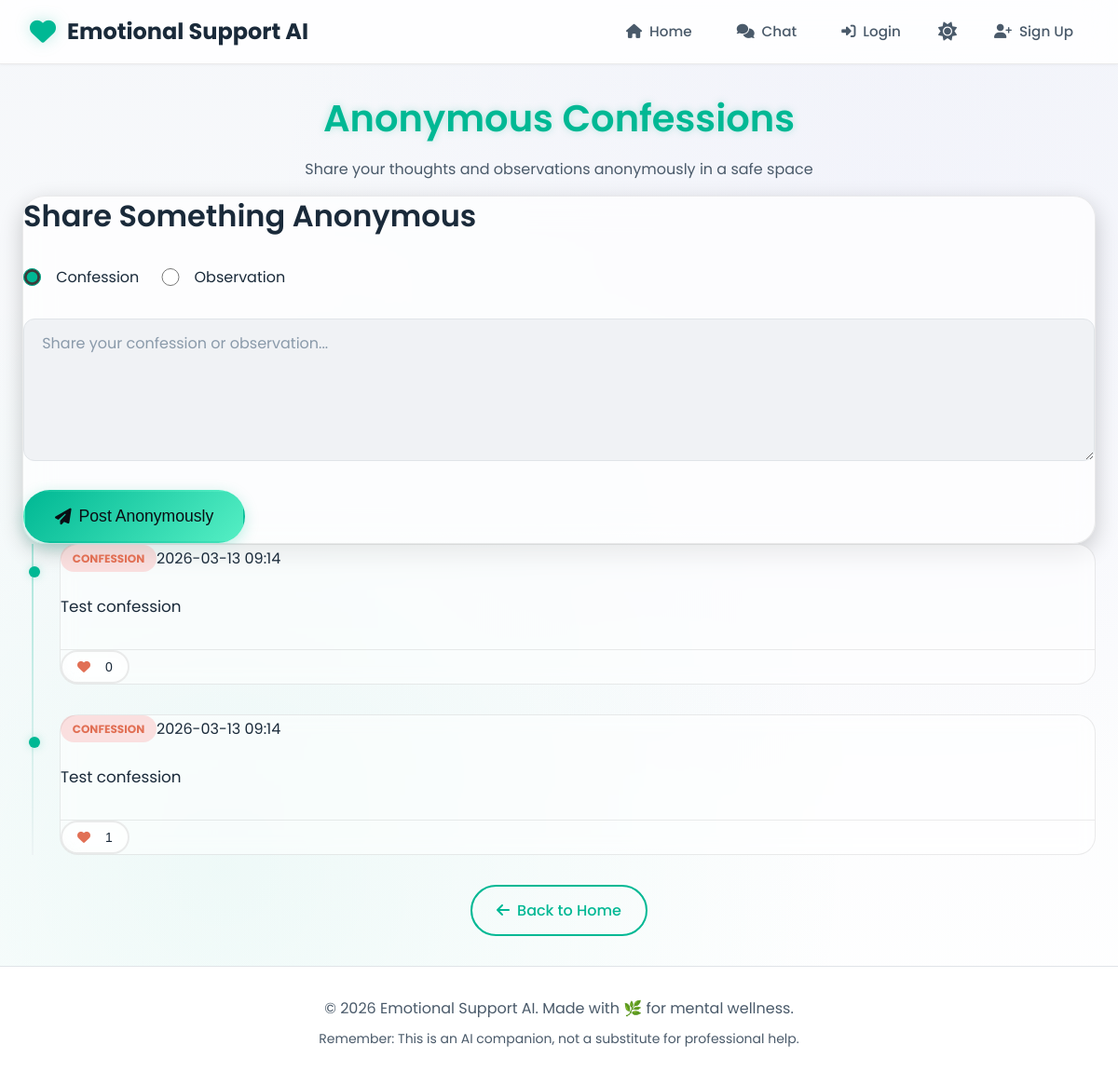
The app's page /confessions, older data.
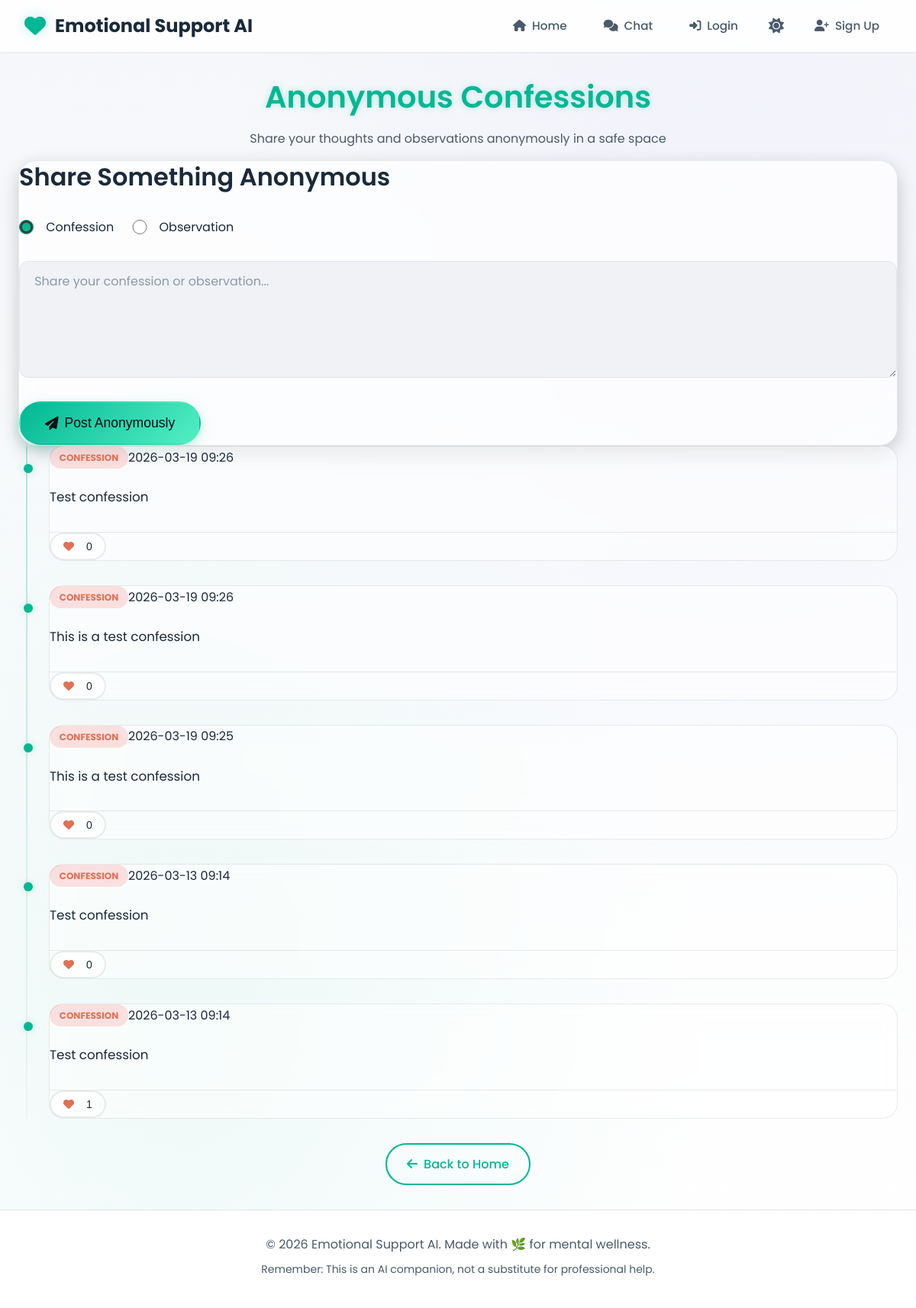
The same page, newer data.
### models.py (models this page shows, shortened)
class Confession(db.Model):
    id = db.Column(db.Integer, primary_key=True)
    content = db.Column(db.Text, nullable=False)
    post_type = db.Column(db.String(20), default='confession')  # 'confession' or 'observation'
    created_at = db.Column(db.DateTime, default=datetime.utcnow)
    likes = db.Column(db.Integer, default=0)

### app.py (the view)
@app.route('/confessions')
def confessions():
    from models import Confession
    all_confessions = Confession.query.order_by(Confession.created_at.desc()).all()
    return render_template('confessions.html', confessions=all_confessions)

### templates/confessions.html (shortened to what this page needs)
{% extends "base.html" %}
{% block content %}
<div class="container py-5">
    <div class="header text-center mb-5 animate-float">
        <h1 class="neon-text">Anonymous Confessions</h1>
        <p class="text-secondary">Share your thoughts and observations anonymously in a safe space</p>
    </div>
    <div class="glass-panel p-4 mb-5">
        <h2 class="h4 mb-4">Share Something Anonymous</h2>
        <form id="confessionForm">
            <div class="post-type-selector d-flex gap-3 mb-4">
                <div class="post-type-option d-flex align-center gap-2">
                    <input type="radio" id="confession" name="post_type" value="confession" checked>
                    <label for="confession" class="m-0">Confession</label>
                </div>
                <div class="post-type-option d-flex align-center gap-2">
                    <input type="radio" id="observation" name="post_type" value="observation">
                    <label for="observation" class="m-0">Observation</label>
                </div>
            </div>
            <textarea id="content" class="mb-3" placeholder="Share your confession or observation..." maxlength="1000" rows="5"></textarea>
            <button type="submit" class="btn btn-primary btn-lg" id="submitBtn">
                <i class="fas fa-paper-plane"></i> Post Anonymously
            </button>
        </form>
    </div>
    <div class="feed timeline" id="feed">
        {% if confessions %}
            {% for confession in confessions %}
            <div class="timeline-item">
                <div class="glass-card p-4" data-id="{{ confession.id }}">
                    <div class="d-flex justify-between align-center mb-3">
                        <span class="badge badge-{{ confession.post_type }}">
                            {{ confession.post_type }}
                        </span>
                        <span class="msg-time text-muted small">{{ confession.created_at.strftime('%Y-%m-%d %H:%M') }}</span>
                    </div>
                    <div class="msg-content mb-4 text-primary" style="font-size: 1.05rem; line-height: 1.6;">{{ confession.content }}</div>
                    <div class="confession-actions pt-3" style="border-top: 1px solid var(--glass-border);">
                        <button class="btn btn-sm btn-glass d-flex align-center gap-2" onclick="likeConfession({{ confession.id }})">
                            <i class="fas fa-heart text-error"></i>
                            <span class="like-count">{{ confession.likes }}</span>
                        </button>
                    </div>
                </div>
            </div>
            {% endfor %}
        {% else %}
            <div class="empty-state glass-panel p-5 text-center">
                <i class="fas fa-comment-slash fs-1 mb-3 text-muted"></i>
                <p class="text-muted">No confessions yet. Be the first to share!</p>
            </div>
        {% endif %}
    </div>
    <div class="text-center mt-5">
        <a href="{{ url_for('index') }}" class="btn btn-outline">
            <i class="fas fa-arrow-left"></i> Back to Home
        </a>
    </div>
</div>
{% endblock %}

### templates/base.html (shortened to what this page needs)
<!DOCTYPE html>
<html lang="en">
<head>
    <link rel="stylesheet" href="https://cdnjs.cloudflare.com/ajax/libs/font-awesome/6.4.0/css/all.min.css">
    <link rel="stylesheet" href="{{ url_for('static', filename='css/style.css') }}">
</head>
<body>
    <nav class="navbar">
        <div class="nav-container">
            <a href="{{ url_for('index') }}" class="nav-logo">
                <i class="fas fa-heart"></i>
                <span>Emotional Support AI</span>
            </a>
            <ul class="nav-menu" id="navMenu">
                <li class="nav-item">
                    <a href="{{ url_for('index') }}" class="nav-link">
                        <i class="fas fa-home"></i> Home
                    </a>
                </li>
                <li class="nav-item">
                    <a href="{{ url_for('chat') }}" class="nav-link">
                        <i class="fas fa-comments"></i> Chat
                    </a>
                </li>
                {% if current_user.is_authenticated %}
                <li class="nav-item">
                    <a href="{{ url_for('dashboard') }}" class="nav-link">
                        <i class="fas fa-chart-line"></i> Dashboard
                    </a>
                </li>
                <li class="nav-item">
                    <a href="{{ url_for('history') }}" class="nav-link">
                        <i class="fas fa-history"></i> History
                    </a>
                </li>
                <li class="nav-item">
                    <a href="{{ url_for('confessions') }}" class="nav-link">
                        <i class="fas fa-user-secret"></i> Confessions
                    </a>
                </li>
                <li class="nav-item">
                    <a href="#" class="nav-link user-info">
                        <i class="fas fa-user"></i> {{ current_user.username }}
                    </a>
                </li>
                <li class="nav-item">
                    <a href="{{ url_for('auth.logout') }}" class="nav-link logout-btn">
                        <i class="fas fa-sign-out-alt"></i> Logout
                    </a>
                </li>
                <li class="nav-item">
                    <button class="theme-toggle" onclick="toggleTheme()" aria-label="Toggle theme" title="Toggle light/dark mode">
                        <i class="fas fa-moon theme-icon"></i>
                    </button>
                </li>
                {% else %}
                <li class="nav-item">
                    <a href="{{ url_for('auth.login') }}" class="nav-link">
                        <i class="fas fa-sign-in-alt"></i> Login
                    </a>
                </li>
                <li class="nav-item">
                    <button class="theme-toggle" onclick="toggleTheme()" aria-label="Toggle theme" title="Toggle light/dark mode">
                        <i class="fas fa-moon theme-icon"></i>
                    </button>
                </li>
                <li class="nav-item">
                    <a href="{{ url_for('auth.register') }}" class="nav-link">
                        <i class="fas fa-user-plus"></i> Sign Up
                    </a>
                </li>
                {% endif %}
            </ul>
        </div>
    </nav>
    <main class="main-content" id="main-content" tabindex="-1">
        {% block content %}{% endblock %}
    </main>
    <footer class="footer">
        <div class="footer-container">
            <p>&copy; 2026 Emotional Support AI. Made with 🌿 for mental wellness.</p>
            <p class="footer-note">Remember: This is an AI companion, not a substitute for professional help.</p>
        </div>
    </footer>
</body>
</html>

### templates/confessions.html (style rules this page uses)
.post-type-option input[type="radio"] { accent-color: var(--accent); width: 1.2rem; height: 1.2rem; }
.badge-confession { background: rgba(255, 107, 107, 0.2); color: var(--error); padding: 0.3rem 0.8rem; border-radius: 20px; font-size: 0.75rem; text-transform: uppercase; font-weight: 700; }
.text-error { color: var(--error); }

Row changes from the older to the newer data that the page shows:
added Confession: post_type "CONFESSION", created_at "2026-03-19 09:26", content "Test confession", likes "0"
added Confession: post_type "CONFESSION", created_at "2026-03-19 09:26", content "This is a test confession", likes "0"
added Confession: post_type "CONFESSION", created_at "2026-03-19 09:25", content "This is a test confession", likes "0"
